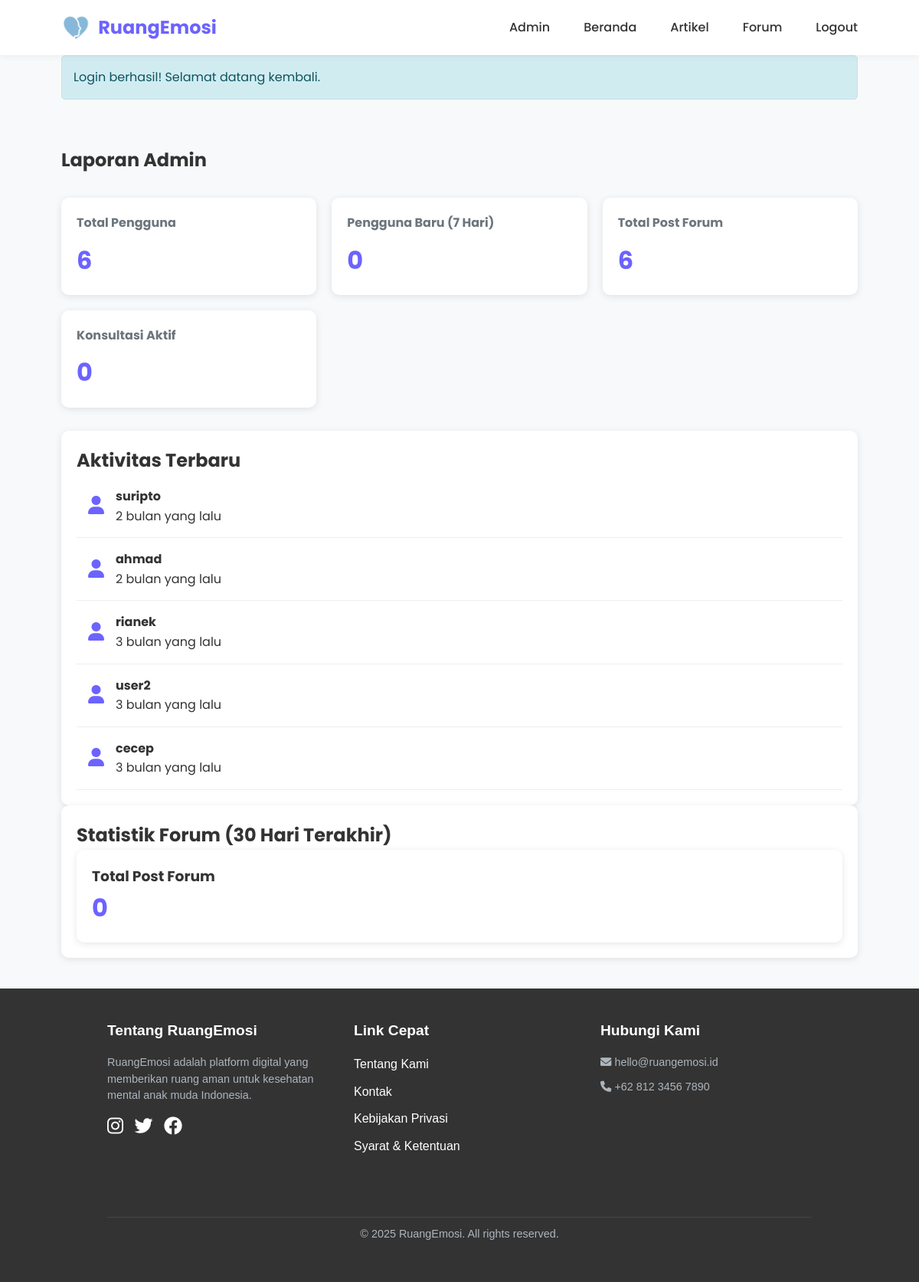
Screenshot of /admin/reports.php (signed in) with the database file from the repository.
### tables this page shows
CREATE TABLE `users` (
  `user_id` int NOT NULL,
  `username` varchar(50) NOT NULL,
  `email` varchar(100) NOT NULL,
  `password` varchar(255) NOT NULL,
  `full_name` varchar(100) DEFAULT NULL,
  `birth_date` date DEFAULT NULL,
  `gender` enum('L','P','Lainnya') DEFAULT NULL,
  `is_anonymous` tinyint(1) DEFAULT '1',
  `is_counselor` tinyint(1) DEFAULT '0',
  `bio` text,
  `profile_pic` varchar(255) DEFAULT NULL,
  `created_at` timestamp NULL DEFAULT CURRENT_TIMESTAMP,
  `updated_at` timestamp NULL DEFAULT CURRENT_TIMESTAMP ON UPDATE CURRENT_TIMESTAMP,
  `is_admin` tinyint(1) DEFAULT '0',
  `remember_token` varchar(64) DEFAULT NULL,
  `remember_token_expiry` datetime DEFAULT NULL,
  `reset_token` varchar(64) DEFAULT NULL,
  `reset_token_expiry` datetime DEFAULT NULL,
  `reset_attempts` int DEFAULT '0',
  `status` enum('active','pending') DEFAULT 'active',
  `profile_image` varchar(255) DEFAULT 'default.png'
);

### admin/reports.php (the view, shortened to what this page needs)
<?php
require_once '../includes/functions.php';
require_once '../includes/auth.php';
$stats = [
    'total_users' => $conn->query("SELECT COUNT(*) FROM users")->fetch_row()[0],
    'new_users' => $conn->query("SELECT COUNT(*) FROM users WHERE created_at >= CURDATE() - INTERVAL 7 DAY")->fetch_row()[0],
    'total_posts' => $conn->query("SELECT COUNT(*) FROM forum_posts")->fetch_row()[0],
    'active_consultations' => $conn->query("SELECT COUNT(*) FROM consultations WHERE status = 'confirmed'")->fetch_row()[0]
];
$recent_activities = $conn->query("SELECT 'user' AS type, user_id AS id, username AS title, created_at
                                   FROM users
                                   ORDER BY created_at DESC LIMIT 5")->fetch_all(MYSQLI_ASSOC);
$forum_stats = $conn->query("SELECT COUNT(*) FROM forum_posts WHERE created_at >= CURDATE() - INTERVAL 30 DAY")->fetch_row()[0];
require_once '../includes/header.php';
?>
<section class="admin-report">
    <div class="container">
        <h1>Laporan Admin</h1>
        <div class="report-grid">
            <div class="report-card">
                <h3>Total Pengguna</h3>
                <div class="report-value"><?= $stats['total_users'] ?></div>
            </div>
            <div class="report-card">
                <h3>Pengguna Baru (7 Hari)</h3>
                <div class="report-value"><?= $stats['new_users'] ?></div>
            </div>
            <div class="report-card">
                <h3>Total Post Forum</h3>
                <div class="report-value"><?= $stats['total_posts'] ?></div>
            </div>
            <div class="report-card">
                <h3>Konsultasi Aktif</h3>
                <div class="report-value"><?= $stats['active_consultations'] ?></div>
            </div>
        </div>
        <div class="recent-activities">
            <h2>Aktivitas Terbaru</h2>
            <div class="activity-list">
                <?php foreach ($recent_activities as $activity): ?>
                    <div class="activity-item">
                        <div class="activity-icon">
                            <?php if ($activity['type'] == 'user'): ?>
                                <i class="fas fa-user"></i>
                            <?php endif; ?>
                        </div>
                        <div class="activity-info">
                            <h4><?= htmlspecialchars($activity['title']) ?></h4>
                            <span class="activity-time"><?= time_ago($activity['created_at']) ?></span>
                        </div>
                    </div>
                <?php endforeach; ?>
            </div>
        </div>
        <div class="forum-stats">
            <h2>Statistik Forum (30 Hari Terakhir)</h2>
            <div class="forum-stat-card">
                <h3>Total Post Forum</h3>
                <div class="forum-stat-value"><?= $forum_stats ?></div>
            </div>
        </div>
    </div>
</section>
<?php require_once '../includes/footer.php'; ?>

### assets/css/style.css (style rules this page uses)
:root { --primary-color: #6C63FF; --secondary-color: #4D44DB; --accent-color: #FF6584; --light-color: #F8F9FA; --dark-color: #212529; --gray-color: #6C757D; --light-gray: #E9ECEF; --success-color: #28A745; --warning-color: #FFC107; --danger-color: #DC3545; --pastel-blue: #A7C5EB; --pastel-purple: #C4A7E8; --pastel-pink: #F5C3C2; --pastel-green: #C1E1C1; }
* { margin: 0; padding: 0; box-sizing: border-box; }
body { font-family: 'Poppins', sans-serif; line-height: 1.6; color: var(--dark-color); background-color: #F9F9F9; }
.container { width: 100%; max-width: 1200px; margin: 0 auto; padding: 0 20px; }

### includes/header.php (style rules this page uses)
* { margin: 0; padding: 0; box-sizing: border-box; }
body { font-family: 'Poppins', sans-serif; line-height: 1.6; color: #333; background-color: #f8f9fa; }
.container { width: 90%; max-width: 1200px; margin: 0 auto; }

### admin/reports.php (style rules this page uses)
.admin-report { padding: 40px 0; }
.report-grid { display: grid; grid-template-columns: repeat(auto-fit, minmax(250px, 1fr)); gap: 20px; margin: 30px 0; }
.report-card { background: white; padding: 20px; border-radius: 10px; box-shadow: 0 2px 10px rgba(0, 0, 0, 0.1); }
.report-card h3 { color: var(--gray-color); font-size: 1rem; margin-bottom: 10px; }
.report-value { font-size: 2rem; font-weight: bold; color: var(--primary-color); }
.recent-activities, .forum-stats { background: white; padding: 20px; border-radius: 10px; box-shadow: 0 2px 10px rgba(0, 0, 0, 0.1); }
.activity-item { display: flex; align-items: center; padding: 15px; border-bottom: 1px solid #eee; }
.activity-icon { font-size: 1.5rem; margin-right: 15px; color: var(--primary-color); }
.forum-stat-card { background: white; padding: 20px; border-radius: 10px; box-shadow: 0 2px 10px rgba(0, 0, 0, 0.1); }
.forum-stat-value { font-size: 2rem; font-weight: bold; color: var(--primary-color); }

### rows the page displays
users: username "suripto", created_at "2 bulan yang lalu"
users: username "ahmad", created_at "2 bulan yang lalu"
users: username "rianek", created_at "3 bulan yang lalu"
users: username "user2", created_at "3 bulan yang lalu"
users: username "cecep", created_at "3 bulan yang lalu"

### other values shown
$_SESSION['message'] "Login berhasil! Selamat datang kembali."
$stats['total_users'] "6"
$stats['new_users'] "0"
$stats['total_posts'] "6"
$stats['active_consultations'] "0"
$forum_stats "0"
